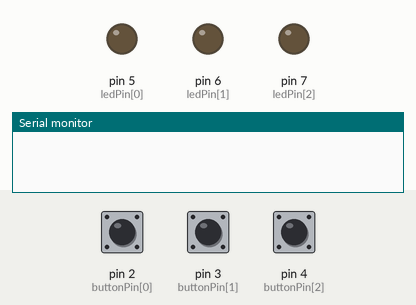
This sketch was run on a simulated Arduino Uno, built with avr-gcc and run on an emulated ATmega328P. Shown: output pins drawn as LEDs (lit = HIGH), the last lines printed to the serial monitor. The test bench sets the inputs (shaded band); at power-on: pin 2 (buttonPin[0]) LOW, pin 3 (buttonPin[1]) LOW, pin 4 (buttonPin[2]) LOW.

Above: at 1.2 s.
1.3 s: pin 2 (buttonPin[0]) pulled HIGH for 1 s
At 2.3 s:
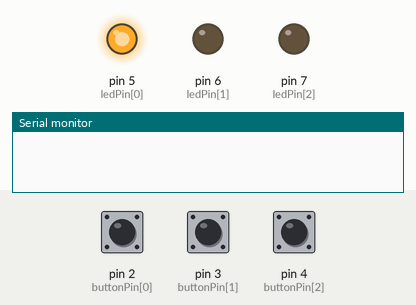
4.9 s: pin 3 (buttonPin[1]) pulled HIGH for 3.2 s
At 5.4 s:
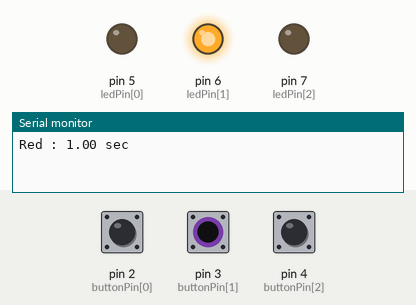
11.1 s: pin 4 (buttonPin[2]) pulled HIGH for 1 s
At 12.1 s:
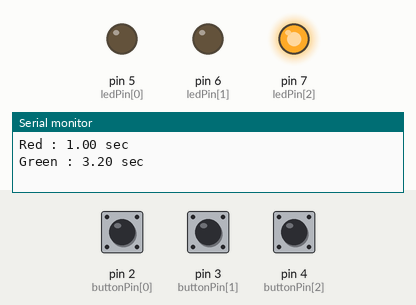
14.7 s: pin 4 (buttonPin[2]) pulled HIGH for 3.2 s
At 19.4 s:
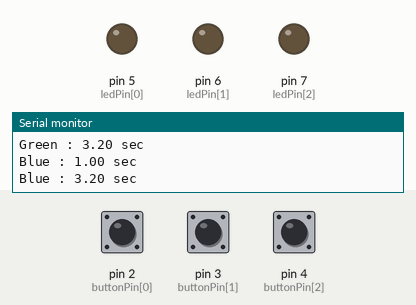
20.9 s: pin 2 (buttonPin[0]) pulled HIGH for 3.2 s
At 22.4 s:
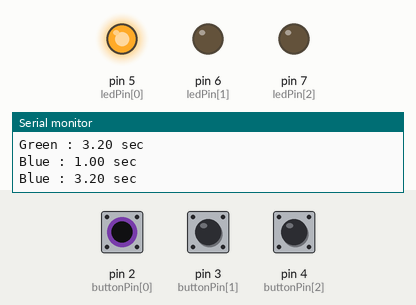
27.1 s: pin 2 (buttonPin[0]) driven HIGH and pin 3 (buttonPin[1]) driven HIGH
At 28.3 s:
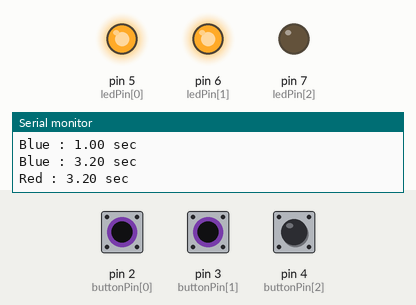
Timing chart, 0 to 29.8 s (numbered marks = the images above; inputs shaded):
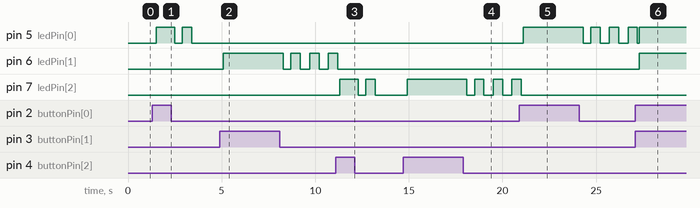

The sketch:

basic1.ino
```cpp
#define R 0
#define G 1
#define B 2
#define colorAmount 3

// constants won't change. They're used here to set pin numbers:
const int buttonPin[colorAmount] = {2, 3, 4}; // the number of the pushbutton pin
const int ledPin[colorAmount] = {5, 6, 7};    // the number of the LED pin

// Variables will change:
int buttonState[colorAmount] = {0};         // the current reading from the input pin
int lastButtonState[colorAmount] = {LOW, LOW, LOW}; // the previous reading from the input pin

int reading[colorAmount] = {0};

unsigned long lastDebounceTime[colorAmount] = {0};
unsigned long debounceDelay[colorAmount] = {200, 200, 200};

// count press time
unsigned long startTime[colorAmount] = {0};
unsigned long endTime[colorAmount] = {0};
int blinkCount[colorAmount] = {0};
unsigned long blinkDuration[colorAmount] = {0};
int startDuration[colorAmount] = {0};

unsigned long currentTimeGlobal = 0;
int timerDuration = 100; //milliseconds

void setup()
{
  Serial.begin(9600);
  pinMode(buttonPin[R], INPUT);
  pinMode(ledPin[R], OUTPUT);

  pinMode(buttonPin[G], INPUT);
  pinMode(ledPin[G], OUTPUT);

  pinMode(buttonPin[B], INPUT);
  pinMode(ledPin[B], OUTPUT);

  // set initial LED state
  digitalWrite(ledPin[R], LOW);
  digitalWrite(ledPin[G], LOW);
  digitalWrite(ledPin[B], LOW);

  TCCR1A = 0;
  TCCR1B = 0;
  TCNT1 = 0;
  OCR1A = 1562;            // target for counting (0.1 sec)
  TCCR1B |= (1 << WGM12);        // turn on CTC
  TCCR1B |= (1 << CS12) | (1 << CS10); // 1024 prescaler
  TIMSK1 |= (1 << OCIE1A);       // enable timer compare int.
}

void loop()
{
  debounce(R);
  debounce(G);
  debounce(B);

  blink(R);
  blink(G);
  blink(B);
}

void debounce(int color)
{
  int currentTime = millis();

  reading[color] = digitalRead(buttonPin[color]);
  if (reading[color] != lastButtonState[color])
    lastDebounceTime[color] = currentTime;

  if ((currentTime - lastDebounceTime[color]) > debounceDelay[color])
  {
    if (reading[color] != buttonState[color])
    {
      buttonState[color] = reading[color];

      if (buttonState[color] == HIGH)
      {
        startTime[color] = currentTime;
        digitalWrite(ledPin[color], HIGH);
        blinkCount[color] = 0;
      }
      else
      {
        endTime[color] = currentTime;
        digitalWrite(ledPin[color], LOW);
        float duration = ((float)(endTime[color] - startTime[color])) / 1000;
        blinkCount[color] = 2 * round(duration);
        if (color == R)
          Serial.print("Red : ");
        else if (color == G)
          Serial.print("Green : ");
        else
          Serial.print("Blue : ");
          Serial.print(duration);
          Serial.println(" sec");
      }
    }
  }

  lastButtonState[color] = reading[color];
}

void blink(int color){

  if ((blinkCount[color] > 0) && (buttonState[color] == LOW)){
    if (startDuration[color] == 0){
      blinkDuration[color] = currentTimeGlobal;
      startDuration[color] = 1;
    }
    else{
      unsigned long currentTime = currentTimeGlobal;
      if (currentTime - blinkDuration[color] >= 500){
          digitalWrite(ledPin[color], digitalRead(ledPin[color])^1);
          blinkDuration[color] = currentTime;
          blinkCount[color]--;
          startDuration[color] = 0;
      }
    }
  }
}

ISR(TIMER1_COMPA_vect)
{
  currentTimeGlobal += timerDuration;
  //Serial.print(currentTimeGlobal);
}
```

Measured:
- after the input at 1.3 s, pin 5 (ledPin[0]): LOW → HIGH after 0.20 s, → LOW 1.0 s later, → HIGH 0.40 s later, → LOW 0.50 s later
- after the input at 4.9 s, pin 6 (ledPin[1]): goes HIGH 3.2 s, LOW 0.40 s, HIGH 0.50 s, LOW 0.50 s, HIGH 0.50 s, LOW 0.50 s, then HIGH, starting after 0.20 s
- after the input at 11.1 s, pin 7 (ledPin[2]): LOW → HIGH after 0.20 s, → LOW 1.0 s later, → HIGH 0.40 s later, → LOW 0.50 s later
- after the input at 14.7 s, pin 7 (ledPin[2]): goes HIGH 3.2 s, LOW 0.41 s, HIGH 0.50 s, LOW 0.50 s, HIGH 0.50 s, LOW 0.50 s, then HIGH, starting after 0.20 s
- after the input at 20.9 s, pin 5 (ledPin[0]): goes HIGH 3.2 s, LOW 0.41 s, HIGH 0.50 s, LOW 0.50 s, HIGH 0.50 s, LOW 0.50 s, then HIGH, starting after 0.20 s
- after the input at 27.1 s, pin 6 (ledPin[1]): LOW → HIGH after 0.20 s
